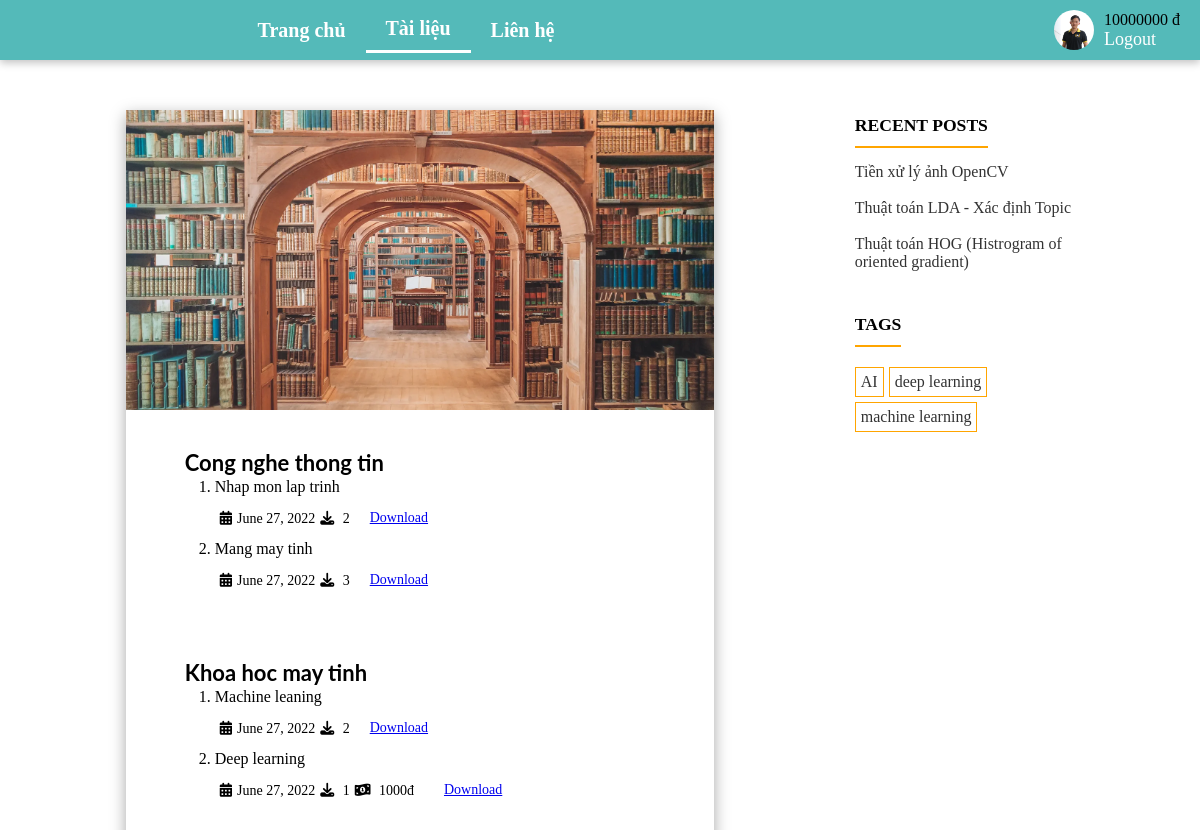
Page /document/ (signed in) on the committed database.
### User/models.py (models this page shows, shortened)
class CustomUser(AbstractUser):
    username_validator = UnicodeUsernameValidator()
    username = models.CharField(
        _('username'),
        max_length=150,
        unique=True,
        help_text=_(
            'Required. 150 characters or fewer. Letters, digits and @/./+/-/_ only.'),
        validators=[username_validator],
        error_messages={
            'unique': _("A user with that username already exists."),
        },
    )
    fullName = models.CharField(_('full name'), max_length=255, blank=False)
    email = models.EmailField(_('email address'), unique=True)
    avatar = models.ImageField(blank=True,
                               upload_to='avatars')
    balance = models.IntegerField(default=0)

### Document/models.py (models this page shows, shortened)
class Category(models.Model):
    title = models.CharField(max_length=200)

class Document(models.Model):
    category = models.ForeignKey(Category, on_delete=models.CASCADE)
    title = models.CharField(max_length=200)
    date = models.DateField(default=datetime.datetime.now)
    description = models.TextField(blank=True)
    file = models.FileField(upload_to='document_file/%Y/%m/%d')
    num_download = models.IntegerField(default=0)
    price = models.IntegerField(default=0)

### Blog/models.py (models this page shows, shortened)
class Post(models.Model):
    auth = models.ForeignKey(User, on_delete=models.CASCADE)
    title = models.TextField(blank=True)
    date = models.DateField(default=datetime.datetime.now)
    slug = models.SlugField(default='slug', blank=True)
    tag = models.ManyToManyField(Tag)
    is_delete = models.BooleanField(default=False)
    content = RichTextUploadingField()

class Tag(models.Model):
    name = models.CharField(max_length=100, unique=True)

### Document/views.py (the view, shortened to what this page needs)
# urls.py: path('', views.DocumentView.as_view(), name='document'),
class DocumentView(View):
    def get(self, request):
        category = models.Category.objects.all()
        if request.user.is_authenticated:
            document_user = models.DocumentUser.objects.values_list(
                'document', flat=True).filter(user=request.user)
            data = {'category': category, 'document_user': document_user}
        else:
            data = {'category': category}
        return render(request, 'document.html', data)

### Blog/views.py (called while the page is built)
def get_base_data(request):
    return {
        'posts': Post.objects.all().order_by('-date')[:5],
        'tags': Tag.objects.all(),
        'intro': Introduce.objects.all()[0]
    }

### templates/document.html (shortened to what this page needs)
{% extends 'base.html' %} {% load static %} {% block content %}
<div class="documents">
    <img src="{% static 'img/custom-library.webp' %}" alt="" />
    {% csrf_token %} {% for ca in category %}
    <div class="category">
        <div class="ca_title">{{ ca.title }}</div>
        <ol>
            {% for doc in ca.document_set.all %}
            <li class="doc_item">
                <div class="title">{{ doc.title }}</div>
                <div class="info">
                    <div class="calendar">
                        <i class="fa-solid fa-calendar-days"></i>{{ doc.date }}
                    </div>
                    <div class="download">
                        <i class="fa-solid fa-download"></i>
                        {{ doc.num_download }}
                    </div>
                    {% if doc.price > 0 %}
                    <div style="margin-right: 10px">
                        <i class="fa-solid fa-money-bill-1-wave"></i>
                        {{ doc.price }}đ
                    </div>
                    {% if document_user %} {% if doc.id in document_user %}
                    <div
                        onClick="addDowmload({{ doc.id }})"
                        class="buy_download"
                    >
                        <a href="/media/{{ doc.file}}">Download</a>
                    </div>
                    {% endif %} {% endif %} {% else %}
                    <div
                        onClick="addDowmload({{ doc.id }})"
                        class="buy_download"
                    >
                        <a href="/media/{{ doc.file}}">Download</a>
                    </div>
                    {% endif %}
                </div>
            </li>
            {% endfor %}
        </ol>
    </div>
    {% endfor %}
</div>
{% endblock %}

### templates/base.html (shortened to what this page needs)
{% load static %}
<!DOCTYPE html>
<html lang="en">
    <head>
        <link
            rel="stylesheet"
            href="//cdnjs.cloudflare.com/ajax/libs/highlight.js/11.5.1/styles/default.min.css"
        />
        <link
            rel="stylesheet"
            type="text/css"
            href="https://cdn.jsdelivr.net/npm/toastify-js/src/toastify.min.css"
        />
        <link
            href="https://cdn.jsdelivr.net/npm/@uvarov.frontend/vanilla-calendar@1.3.5/vanilla-calendar.min.css"
            rel="stylesheet"
        />
        <link rel="stylesheet" href="{% static 'css/reset.css' %}" />
        <link rel="stylesheet" href="{% static 'css/base.css' %}" />
        <link rel="stylesheet" href="{% static 'css/home.css' %}" />
        <link rel="stylesheet" href="{% static 'css/post.css' %}" />
        <link rel="stylesheet" href="{% static 'css/login.css' %}" />
        <link rel="stylesheet" href="{% static 'css/register.css' %}" />
        <link rel="stylesheet" href="{% static 'css/document.css' %}" />
    </head>
    <body>
        <div class="header">
            <div class="menu" id="menu">
                <a href="/" id="home">Trang chủ</a>
                <a href="/document" id="document">Tài liệu</a>
                <a href="/about" id="about">Liên hệ</a>
            </div>
            <div class="account">
                {% if user.is_authenticated %}
                <img src="/media/{{ user.avatar }}" alt="" />
                <div>
                    <div>{{ user.balance }} đ</div>
                    <a href="{% url 'user:logout' %}">Logout</a>
                </div>
                {% else %}
                <a href="{% url 'user:login' %}">Login</a>
                <a href="{% url 'user:register' %}">Register</a>
                {% endif %}
            </div>
        </div>
        <div class="body">
            <div class="content">{% block content %} {% endblock %}</div>
            <div class="relative">
                <div class="recent_post">
                    <div class="recent_post_title">RECENT POSTS</div>
                    {% for p in posts %}
                    <a href="{% url 'blog:post_detail'  p.id %}"
                        ><p>{{ p.title }}</p></a
                    >
                    {% endfor %}
                </div>
                <div class="tag">
                    <div class="tag_title">TAGS</div>
                    <div class="tag_content">
                        {% for tag in tags %}
                        <div class="tag_item">
                            <a href="{% url 'blog:search_tag' tag.name %}"
                                >{{tag.name}}</a
                            >
                        </div>
                        {% endfor %}
                    </div>
                </div>
            </div>
        </div>
    </body>
</html>

### static/css/base.css (style rules this page uses)
body { position: relative; }
.header { display: flex; align-items: center; justify-content: space-around; min-height: 60px; width: 100%; background-color: #54bab9; position: relative; box-shadow: rgba(0, 0, 0, 0.24) 0px 3px 8px; position: fixed; top: 0; z-index: 10; }
.header .menu { display: flex; align-items: center; justify-content: center; flex: 0.7; font-weight: 800; }
.header .account { display: flex; align-items: center; justify-content: flex-end; flex: 0.3; padding: 0 20px; }
.header .menu a { font-size: 20px; color: #fff; text-decoration: none; padding: 10px 20px; }
.active_menu { border-bottom: 3px solid #fff; }
.header .account a { font-size: 18px; color: #fff; text-decoration: none; margin-right: 7px; }
.header .account img { width: 40px; height: 40px; border-radius: 50%; object-fit: cover; margin-right: 10px; }
.body { display: flex; margin-top: 90px; position: relative; }
.body .content { flex: 0.7; }
.body .relative { flex: 0.3; position: fixed; right: 20px; }
.body .recent_post, .tag { width: 80%; margin: 15px 0; }
.body .recent_post_title { padding: 10px 0; border-bottom: 2px solid orange; display: inline-block; font-size: 1.1em; font-weight: 900; margin-bottom: 15px; }
.body .tag_title { padding: 10px 0; border-bottom: 2px solid orange; display: inline-block; font-size: 1.1em; font-weight: 900; margin-bottom: 15px; }
.body .tag .tag_content { display: flex; flex-wrap: wrap; }
.body .tag .tag_content .tag_item { padding: 5px; border: 1px solid orange; margin: 5px 5px 0 0; }
.body .tag_item a { text-decoration: none; color: #333; }
.recent_post a { text-decoration: none; color: #333; padding: 0.5em; }

### static/css/document.css (style rules this page uses)
.documents { width: 70%; min-height: 100vh; margin: 0 auto; margin-top: 20px; box-shadow: rgba(0, 0, 0, 0.35) 0px 5px 15px; display: flex; flex-direction: column; }
.documents img { width: 100%; height: 300px; object-fit: cover; margin: 0 auto; }
.documents .category { padding: 3% 10%; }
.documents .category .ca_title { font-size: 22px; margin-top: 20px; line-height: 1.4; font-family: "Lato", sans-serif; font-weight: 700; }
.documents .category ol { padding-left: 30px; }
.doc_item { list-style-type: decimal; margin-bottom: 10px; }
.doc_item .info { display: flex; align-items: center; margin-top: 10px; font-size: 14px; }
.doc_item .info i { padding: 5px; }
.doc_item .info .buy_download { margin-left: 20px; }

### rows in the picture
CustomUser: avatar (picture), balance "10000000"
Category: title "Cong nghe thong tin"
Document: title "Nhap mon lap trinh", date "June 27, 2022", num_download "2"
Document: title "Mang may tinh", date "June 27, 2022", num_download "3"
Category: title "Khoa hoc may tinh"
Document: title "Machine leaning", date "June 27, 2022", num_download "2"
Document: title "Deep learning", date "June 27, 2022", num_download "1", price "1000"
Post: title "Tiền xử lý ảnh OpenCV"
Post: title "Thuật toán LDA - Xác định Topic"
Post: title "Thuật toán HOG (Histrogram of oriented gradient)"
Tag: name "AI"
Tag: name "deep learning"
Tag: name "machine learning"
